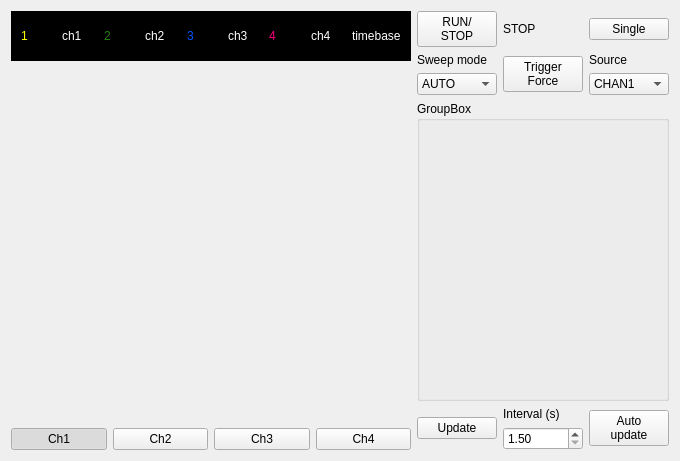
<?xml version="1.0" encoding="UTF-8"?>
<ui version="4.0">
 <class>OscilloscopeWidget</class>
 <widget class="QWidget" name="OscilloscopeWidget">
  <property name="geometry">
   <rect>
    <x>0</x>
    <y>0</y>
    <width>667</width>
    <height>452</height>
   </rect>
  </property>
  <property name="windowTitle">
   <string>Oscilloscope</string>
  </property>
  <layout class="QGridLayout" name="gridLayout_3">
   <item row="0" column="0" rowspan="3">
    <layout class="QVBoxLayout" name="verticalLayout">
     <item>
      <widget class="QFrame" name="frame">
       <property name="enabled">
        <bool>false</bool>
       </property>
       <property name="sizePolicy">
        <sizepolicy hsizetype="Preferred" vsizetype="Minimum">
         <horstretch>0</horstretch>
         <verstretch>0</verstretch>
        </sizepolicy>
       </property>
       <property name="maximumSize">
        <size>
         <width>16777215</width>
         <height>50</height>
        </size>
       </property>
       <property name="styleSheet">
        <string notr="true">background-color: rgb(0, 0, 0);</string>
       </property>
       <property name="frameShape">
        <enum>QFrame::StyledPanel</enum>
       </property>
       <property name="frameShadow">
        <enum>QFrame::Raised</enum>
       </property>
       <layout class="QHBoxLayout" name="horizontalLayout_3">
        <item>
         <widget class="QLabel" name="ch1Label">
          <property name="enabled">
           <bool>false</bool>
          </property>
          <property name="styleSheet">
           <string notr="true">color: rgb(255, 255, 0);</string>
          </property>
          <property name="text">
           <string>1</string>
          </property>
          <property name="textFormat">
           <enum>Qt::AutoText</enum>
          </property>
         </widget>
        </item>
        <item>
         <widget class="QLabel" name="ch1Y">
          <property name="styleSheet">
           <string notr="true">color: rgb(255, 255, 255);</string>
          </property>
          <property name="text">
           <string>ch1</string>
          </property>
         </widget>
        </item>
        <item>
         <widget class="QLabel" name="ch2Label">
          <property name="styleSheet">
           <string notr="true">color: rgb(36, 127, 13);</string>
          </property>
          <property name="text">
           <string>2</string>
          </property>
          <property name="textFormat">
           <enum>Qt::AutoText</enum>
          </property>
         </widget>
        </item>
        <item>
         <widget class="QLabel" name="ch2Y">
          <property name="styleSheet">
           <string notr="true">color: rgb(255, 255, 255);</string>
          </property>
          <property name="text">
           <string>ch2</string>
          </property>
         </widget>
        </item>
        <item>
         <widget class="QLabel" name="ch3Label">
          <property name="styleSheet">
           <string notr="true">color: rgb(0, 85, 255);</string>
          </property>
          <property name="text">
           <string>3</string>
          </property>
          <property name="textFormat">
           <enum>Qt::AutoText</enum>
          </property>
         </widget>
        </item>
        <item>
         <widget class="QLabel" name="ch3Y">
          <property name="styleSheet">
           <string notr="true">color: rgb(255, 255, 255);</string>
          </property>
          <property name="text">
           <string>ch3</string>
          </property>
         </widget>
        </item>
        <item>
         <widget class="QLabel" name="ch4Label">
          <property name="styleSheet">
           <string notr="true">color: rgb(255, 0, 127);</string>
          </property>
          <property name="text">
           <string>4</string>
          </property>
          <property name="textFormat">
           <enum>Qt::AutoText</enum>
          </property>
         </widget>
        </item>
        <item>
         <widget class="QLabel" name="ch4Y">
          <property name="styleSheet">
           <string notr="true">color: rgb(255, 255, 255);</string>
          </property>
          <property name="text">
           <string>ch4</string>
          </property>
         </widget>
        </item>
        <item>
         <widget class="QLabel" name="timebase">
          <property name="enabled">
           <bool>false</bool>
          </property>
          <property name="styleSheet">
           <string notr="true">color: rgb(255, 255, 255);</string>
          </property>
          <property name="text">
           <string>timebase</string>
          </property>
         </widget>
        </item>
       </layout>
      </widget>
     </item>
     <item>
      <widget class="QWidget" name="widget" native="true">
       <property name="minimumSize">
        <size>
         <width>400</width>
         <height>300</height>
        </size>
       </property>
       <property name="maximumSize">
        <size>
         <width>16777215</width>
         <height>16777215</height>
        </size>
       </property>
      </widget>
     </item>
     <item>
      <layout class="QHBoxLayout" name="buttonLayout">
       <property name="sizeConstraint">
        <enum>QLayout::SetMinimumSize</enum>
       </property>
       <item>
        <widget class="QPushButton" name="pushButton_Ch1">
         <property name="text">
          <string>Ch1</string>
         </property>
         <property name="checkable">
          <bool>true</bool>
         </property>
         <property name="checked">
          <bool>true</bool>
         </property>
        </widget>
       </item>
       <item>
        <widget class="QPushButton" name="pushButton_Ch2">
         <property name="text">
          <string>Ch2</string>
         </property>
         <property name="checkable">
          <bool>true</bool>
         </property>
         <property name="checked">
          <bool>false</bool>
         </property>
        </widget>
       </item>
       <item>
        <widget class="QPushButton" name="pushButton_Ch3">
         <property name="text">
          <string>Ch3</string>
         </property>
         <property name="checkable">
          <bool>true</bool>
         </property>
        </widget>
       </item>
       <item>
        <widget class="QPushButton" name="pushButton_Ch4">
         <property name="text">
          <string>Ch4</string>
         </property>
         <property name="checkable">
          <bool>true</bool>
         </property>
        </widget>
       </item>
      </layout>
     </item>
    </layout>
   </item>
   <item row="0" column="1">
    <layout class="QGridLayout" name="gridLayout">
     <item row="0" column="0">
      <widget class="QPushButton" name="runStopButton">
       <property name="text">
        <string>RUN/
STOP</string>
       </property>
       <property name="checkable">
        <bool>true</bool>
       </property>
       <property name="checked">
        <bool>false</bool>
       </property>
      </widget>
     </item>
     <item row="0" column="1">
      <widget class="QLabel" name="runStopStatus">
       <property name="text">
        <string>STOP</string>
       </property>
      </widget>
     </item>
     <item row="0" column="2">
      <widget class="QPushButton" name="singleButton">
       <property name="text">
        <string>Single</string>
       </property>
       <property name="checkable">
        <bool>true</bool>
       </property>
      </widget>
     </item>
     <item row="1" column="0">
      <layout class="QVBoxLayout" name="verticalLayout_2">
       <item>
        <widget class="QLabel" name="label_3">
         <property name="text">
          <string>Sweep mode</string>
         </property>
        </widget>
       </item>
       <item>
        <widget class="QComboBox" name="sweepModeComboBox">
         <item>
          <property name="text">
           <string>AUTO</string>
          </property>
         </item>
         <item>
          <property name="text">
           <string>NORM</string>
          </property>
         </item>
        </widget>
       </item>
      </layout>
     </item>
     <item row="1" column="1">
      <widget class="QPushButton" name="triggerForceButton">
       <property name="text">
        <string>Trigger
Force</string>
       </property>
      </widget>
     </item>
     <item row="1" column="2">
      <layout class="QVBoxLayout" name="verticalLayout_3">
       <item>
        <widget class="QLabel" name="label_4">
         <property name="text">
          <string>Source</string>
         </property>
        </widget>
       </item>
       <item>
        <widget class="QComboBox" name="triggerSourceComboBox">
         <item>
          <property name="text">
           <string>CHAN1</string>
          </property>
         </item>
         <item>
          <property name="text">
           <string>CHAN2</string>
          </property>
         </item>
         <item>
          <property name="text">
           <string>CHAN3</string>
          </property>
         </item>
         <item>
          <property name="text">
           <string>CHAN4</string>
          </property>
         </item>
         <item>
          <property name="text">
           <string>EXT</string>
          </property>
         </item>
        </widget>
       </item>
      </layout>
     </item>
    </layout>
   </item>
   <item row="2" column="1">
    <layout class="QGridLayout" name="gridLayout_2">
     <item row="0" column="2">
      <widget class="QLabel" name="label">
       <property name="text">
        <string>Interval (s)</string>
       </property>
      </widget>
     </item>
     <item row="0" column="3" rowspan="2">
      <widget class="QPushButton" name="autoUpdateButton">
       <property name="text">
        <string>Auto
update</string>
       </property>
       <property name="checkable">
        <bool>true</bool>
       </property>
      </widget>
     </item>
     <item row="1" column="2">
      <widget class="QDoubleSpinBox" name="updateIntervalSpinBox">
       <property name="minimum">
        <double>1.500000000000000</double>
       </property>
       <property name="maximum">
        <double>100.000000000000000</double>
       </property>
       <property name="singleStep">
        <double>0.500000000000000</double>
       </property>
      </widget>
     </item>
     <item row="0" column="1" rowspan="2">
      <widget class="QPushButton" name="updateButton">
       <property name="text">
        <string>Update</string>
       </property>
      </widget>
     </item>
    </layout>
   </item>
   <item row="1" column="1">
    <widget class="QGroupBox" name="groupBox_2">
     <property name="minimumSize">
      <size>
       <width>0</width>
       <height>300</height>
      </size>
     </property>
     <property name="title">
      <string>GroupBox</string>
     </property>
    </widget>
   </item>
  </layout>
 </widget>
 <resources/>
 <connections>
  <connection>
   <sender>updateButton</sender>
   <signal>clicked()</signal>
   <receiver>OscilloscopeWidget</receiver>
   <slot>updatePlot()</slot>
   <hints>
    <hint type="sourcelabel">
     <x>457</x>
     <y>371</y>
    </hint>
    <hint type="destinationlabel">
     <x>394</x>
     <y>240</y>
    </hint>
   </hints>
  </connection>
  <connection>
   <sender>runStopButton</sender>
   <signal>clicked(bool)</signal>
   <receiver>OscilloscopeWidget</receiver>
   <slot>runStop()</slot>
   <hints>
    <hint type="sourcelabel">
     <x>459</x>
     <y>123</y>
    </hint>
    <hint type="destinationlabel">
     <x>394</x>
     <y>240</y>
    </hint>
   </hints>
  </connection>
  <connection>
   <sender>sweepModeComboBox</sender>
   <signal>activated(QString)</signal>
   <receiver>OscilloscopeWidget</receiver>
   <slot>sweepModeChanged()</slot>
   <hints>
    <hint type="sourcelabel">
     <x>465</x>
     <y>177</y>
    </hint>
    <hint type="destinationlabel">
     <x>394</x>
     <y>240</y>
    </hint>
   </hints>
  </connection>
  <connection>
   <sender>triggerForceButton</sender>
   <signal>clicked()</signal>
   <receiver>OscilloscopeWidget</receiver>
   <slot>triggerForced()</slot>
   <hints>
    <hint type="sourcelabel">
     <x>560</x>
     <y>168</y>
    </hint>
    <hint type="destinationlabel">
     <x>394</x>
     <y>240</y>
    </hint>
   </hints>
  </connection>
  <connection>
   <sender>triggerSourceComboBox</sender>
   <signal>activated(QString)</signal>
   <receiver>OscilloscopeWidget</receiver>
   <slot>triggerSourceChanged(QString)</slot>
   <hints>
    <hint type="sourcelabel">
     <x>654</x>
     <y>177</y>
    </hint>
    <hint type="destinationlabel">
     <x>394</x>
     <y>240</y>
    </hint>
   </hints>
  </connection>
  <connection>
   <sender>singleButton</sender>
   <signal>clicked()</signal>
   <receiver>OscilloscopeWidget</receiver>
   <slot>single()</slot>
   <hints>
    <hint type="sourcelabel">
     <x>601</x>
     <y>123</y>
    </hint>
    <hint type="destinationlabel">
     <x>394</x>
     <y>240</y>
    </hint>
   </hints>
  </connection>
  <connection>
   <sender>autoUpdateButton</sender>
   <signal>clicked(bool)</signal>
   <receiver>OscilloscopeWidget</receiver>
   <slot>autoUpdate(bool)</slot>
   <hints>
    <hint type="sourcelabel">
     <x>641</x>
     <y>379</y>
    </hint>
    <hint type="destinationlabel">
     <x>366</x>
     <y>226</y>
    </hint>
   </hints>
  </connection>
 </connections>
 <slots>
  <slot>openDevice()</slot>
  <slot>updatePlot()</slot>
  <slot>runStop()</slot>
  <slot>single()</slot>
  <slot>sweepModeChanged(QString)</slot>
  <slot>triggerForced()</slot>
  <slot>triggerSourceChanged(QString)</slot>
  <slot>autoUpdate(bool)</slot>
 </slots>
</ui>
